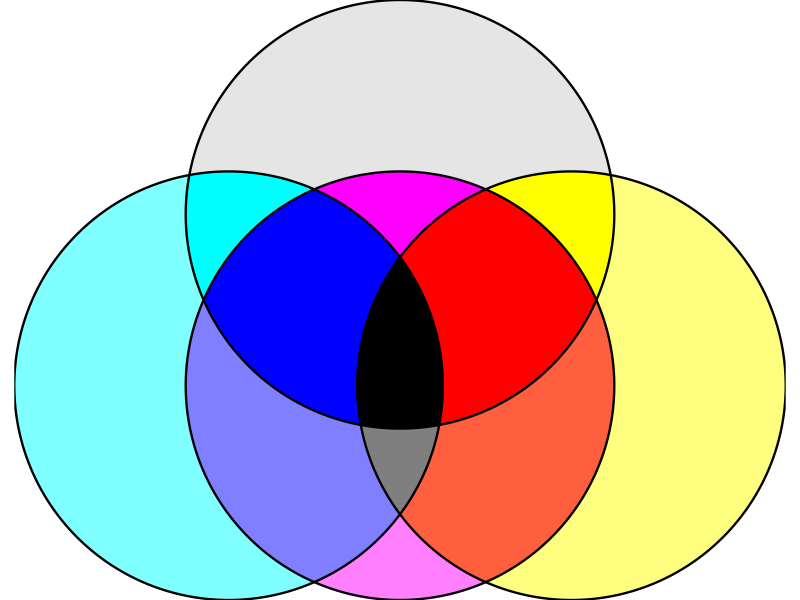
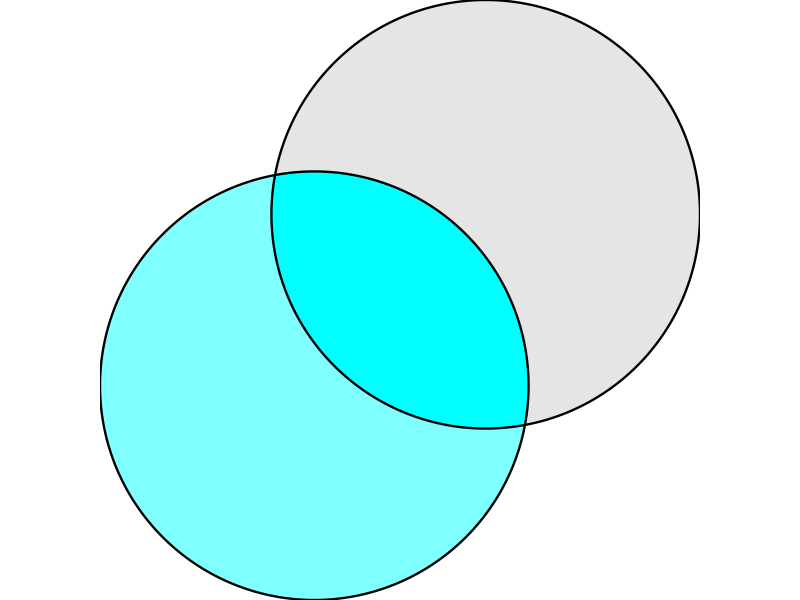

Write the R code that produced these figures, in order.
## ---- chunk 1
library(sf)
library(ggplot2)

circle_poly <- function(cx, cy, r, n = 720) {
  theta <- seq(0, 2*pi, length.out = n)
  x <- cx + r * cos(theta)
  y <- cy + r * sin(theta)
  pts <- cbind(x, y)
  pts <- rbind(pts, pts[1, ])  # close polygon
  st_polygon(list(pts))
}
## ---- chunk 2
# 1) Four circles (y, x1, x2, x3)
y_sf  <- st_sf(set = "y",  geometry = st_sfc(circle_poly(0,    0.0, 1)))
x1_sf <- st_sf(set = "x1", geometry = st_sfc(circle_poly(-.8, -.8, 1)))
x2_sf <- st_sf(set = "x2", geometry = st_sfc(circle_poly(0,   -.8, 1)))
x3_sf <- st_sf(set = "x3", geometry = st_sfc(circle_poly(.8, -.8, 1)))

# 2) ALL disjoint regions

# y-only, x1-only, x2-only, x3-only
y_only  <- st_difference(y_sf,  st_union(x1_sf, x2_sf, x3_sf))
x1_only <- st_difference(x1_sf, st_union(y_sf,  x2_sf, x3_sf))
x2_only <- st_difference(x2_sf, st_union(y_sf,  x1_sf, x3_sf))
x3_only <- st_difference(x3_sf, st_union(y_sf,  x1_sf, x2_sf))

# Pairwise-only
y_x1_only  <- st_difference(st_intersection(y_sf,  x1_sf), st_union(x2_sf, x3_sf))
y_x2_only  <- st_difference(st_intersection(y_sf,  x2_sf), st_union(x1_sf, x3_sf))
y_x3_only  <- st_difference(st_intersection(y_sf,  x3_sf), st_union(x1_sf, x2_sf))
x1_x2_only <- st_difference(st_intersection(x1_sf, x2_sf), st_union(y_sf,  x3_sf))
x1_x3_only <- st_difference(st_intersection(x1_sf, x3_sf), st_union(y_sf,  x2_sf))
x2_x3_only <- st_difference(st_intersection(x2_sf, x3_sf), st_union(y_sf,  x1_sf))

# Triple-only
y_x1_x2_only  <- st_difference(st_intersection(st_intersection(y_sf,  x1_sf), x2_sf), x3_sf)
y_x1_x3_only  <- st_difference(st_intersection(st_intersection(y_sf,  x1_sf), x3_sf), x2_sf)
y_x2_x3_only  <- st_difference(st_intersection(st_intersection(y_sf,  x2_sf), x3_sf), x1_sf)
x1_x2_x3_only <- st_difference(st_intersection(st_intersection(x1_sf, x2_sf), x3_sf), y_sf)

# Four-way
y_x1_x2_x3 <- st_intersection(st_intersection(st_intersection(y_sf, x1_sf), x2_sf), x3_sf)
## ---- chunk 3
ggplot() +
  geom_sf(data = y_only,         fill = "#CCCCCC", alpha = .5, color = NA) +
  geom_sf(data = x1_only,        fill = "#00FFFF", alpha = .5, color = NA) + # cyan
  geom_sf(data = x2_only,        fill = "#FF00FF", alpha = .5, color = NA) + # magenta
  geom_sf(data = x3_only,        fill = "#FFFF00", alpha = .5, color = NA) + # yellow
  
  geom_sf(data = y_x1_only,      fill = "#00FFFF", alpha = 1, color = NA) +
  geom_sf(data = y_x2_only,      fill = "#FF00FF", alpha = 1, color = NA) +
  geom_sf(data = y_x3_only,      fill = "#FFFF00", alpha = 1, color = NA) +
  
  geom_sf(data = x1_x2_only,     fill = "#0000FF", alpha = .5, color = NA) + # C+M = blue
  geom_sf(data = x1_x3_only,     fill = "#00FF00", alpha = .5, color = NA) + # C+Y = green
  geom_sf(data = x2_x3_only,     fill = "#FF0000", alpha = .5, color = NA) + # M+Y = red
  
  geom_sf(data = y_x1_x2_only,   fill = "#0000FF", alpha = 1, color = NA) +
  geom_sf(data = y_x1_x3_only,   fill = "#00FF00", alpha = 1, color = NA) +
  geom_sf(data = y_x2_x3_only,   fill = "#FF0000", alpha = 1, color = NA) +
  
  geom_sf(data = x1_x2_x3_only,  fill = "#000000", alpha = .5, color = NA) +
  geom_sf(data = y_x1_x2_x3,     fill = "#000000", alpha = 1, color = NA) +
  
  geom_sf(data = y_sf,  fill = NA, color = "#000000", linewidth = 0.8) +
  geom_sf(data = x1_sf, fill = NA, color = "#000000", linewidth = 0.8) +
  geom_sf(data = x2_sf, fill = NA, color = "#000000", linewidth = 0.8) +
  geom_sf(data = x3_sf, fill = NA, color = "#000000", linewidth = 0.8) +
  coord_sf(expand = FALSE) +
  theme_void()
## ---- chunk 4
ggplot() +
  geom_sf(data = y_only,         fill = "#CCCCCC", alpha = .5, color = NA) +
  geom_sf(data = x1_only,        fill = "#00FFFF", alpha = .5, color = NA) + # cyan

  geom_sf(data = y_x1_only,      fill = "#00FFFF", alpha = 1, color = NA) +
    geom_sf(data = y_x2_only,      fill = "#CCCCCC", alpha = .5, color = NA) +

    geom_sf(data = x1_x2_only,     fill = "#00FFFF", alpha = .5, color = NA) + 

  geom_sf(data = y_x1_x2_only,   fill = "#00FFFF", alpha = 1, color = NA) +
  geom_sf(data = y_x1_x3_only,   fill = "#00FFFF", alpha = 1, color = NA) +
    geom_sf(data = y_x2_x3_only,   fill = "#CCCCCC", alpha = .5, color = NA) +


  geom_sf(data = x1_x2_x3_only,  fill = "#00FFFF", alpha = .5, color = NA) +
  geom_sf(data = y_x1_x2_x3,     fill = "#00FFFF", alpha = 1, color = NA) +
  
  geom_sf(data = y_sf,  fill = NA, color = "#000000", linewidth = 0.8) +
  geom_sf(data = x1_sf, fill = NA, color = "#000000", linewidth = 0.8) +
  coord_sf(expand = FALSE) +
  theme_void()
